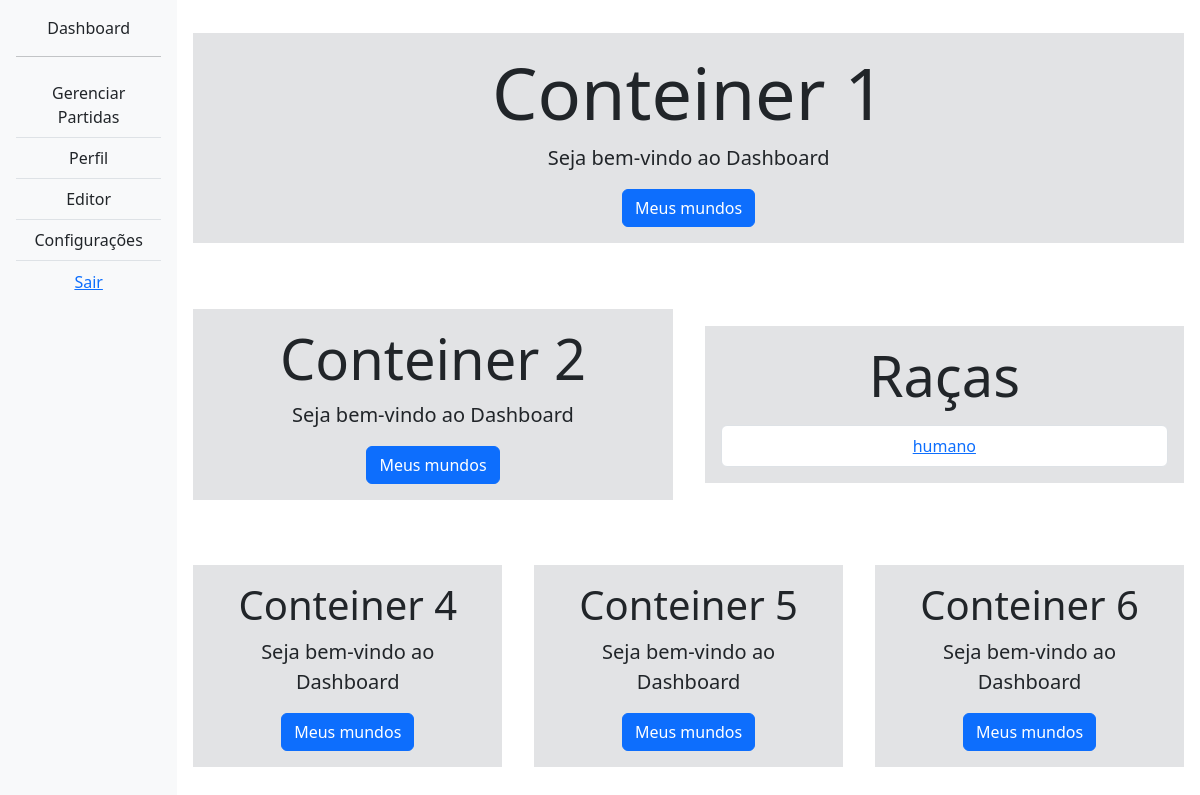
The page /dashboard/ (signed in) on the database as committed earlier.
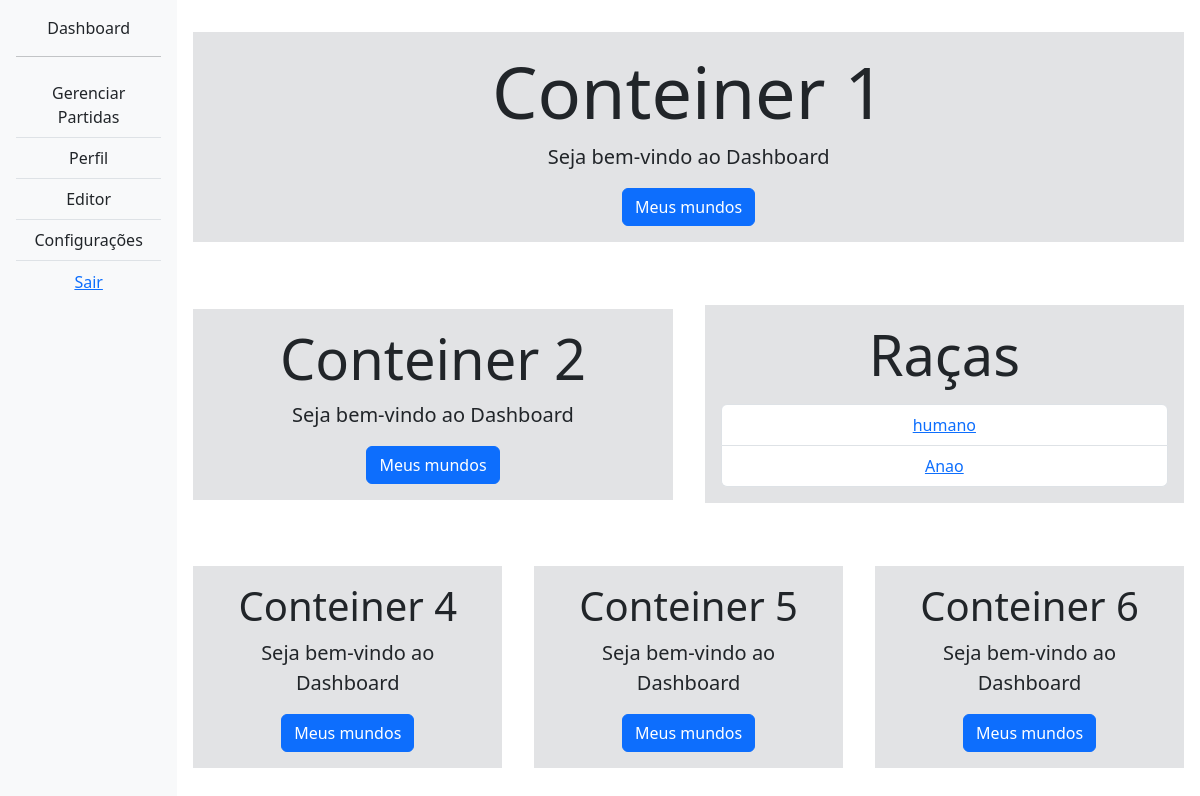
The same page on the database as committed later.
### front/models.py (models this page shows, shortened)
class Raca(models.Model):
    nome = models.CharField(max_length=100)
    descricao = models.TextField()
    atributos = models.CharField(max_length=255)  # Por exemplo, 'Força: 10, Destreza: 8, etc.'
    habilidades = models.CharField(max_length=255)  # Por exemplo, 'Visão no Escuro, Resistência a Veneno, etc.'
    logica_de_criacao = models.TextField()  # Define um valor padrão
    autor = models.ForeignKey(User, on_delete=models.CASCADE)  # Relaciona com o usuário que criou a raça
    versao = models.CharField(max_length=10, default='1.0')  # Versão inicial

### front/views.py (the view)
# urls.py: path('dashboard/', views.dashboard_home, name='dashboard_home'),
@login_required
def dashboard_home(request):
    racas = Raca.objects.all()
    context = {
        'racas': racas
    }
    return render(request, 'dashboard/home.html', context)

### front/templates/dashboard/home.html (shortened to what this page needs)
{% extends 'dashboard/base.html' %}
{% block content %}
    <div class="text-center align-content-center col-md-12">
        <div class="bg-secondary-subtle m-1 p-3">
            <h1 class="display-2">Conteiner 1</h1>
            <p class="lead">Seja bem-vindo ao Dashboard</p>
            <a href="#" class="btn btn-primary">Meus mundos</a>
        </div>
    </div>
    <div class="text-center align-content-center col-md-6">
        <div class="bg-secondary-subtle m-1 p-3">
            <h1 class="display-4">Conteiner 2</h1>
            <p class="lead">Seja bem-vindo ao Dashboard</p>
            <a href="#" class="btn btn-primary">Meus mundos</a>
        </div>
    </div>
    <div class="text-center align-content-center col-md-6">
        <div class="bg-secondary-subtle m-1 p-3">
            <h1 class="display-4">Raças</h1>
            <div class="mt-3">
                {% if racas %}
                    <ul class="list-group">
                        {% for raca in racas %}
                            <li class="list-group-item">
                                <a href="{% url 'detalhes_raca' raca.id %}">{{ raca.nome }}</a>
                            </li>
                        {% endfor %}
                    </ul>
                {% else %}
                    <p>Nenhuma raça criada ainda.</p>
                {% endif %}
            </div>
        </div>
    </div>
    <div class="text-center align-content-center col-md-4">
        <div class="bg-secondary-subtle m-1 p-3">
            <h1 class="display-6">Conteiner 4</h1>
            <p class="lead">Seja bem-vindo ao Dashboard</p>
            <a href="#" class="btn btn-primary">Meus mundos</a>
        </div>
    </div>
    <div class="text-center align-content-center col-md-4">
        <div class="bg-secondary-subtle m-1 p-3">
            <h1 class="display-6">Conteiner 5</h1>
            <p class="lead">Seja bem-vindo ao Dashboard</p>
            <a href="#" class="btn btn-primary">Meus mundos</a>
        </div>
    </div>
    <div class="text-center align-content-center col-md-4">
        <div class="bg-secondary-subtle m-1 p-3">
            <h1 class="display-6">Conteiner 6</h1>
            <p class="lead">Seja bem-vindo ao Dashboard</p>
            <a href="#" class="btn btn-primary">Meus mundos</a>
        </div>
    </div>
{% endblock %}

Rows that differ between the two databases and show on the page:
added Raca: nome "Anao"
